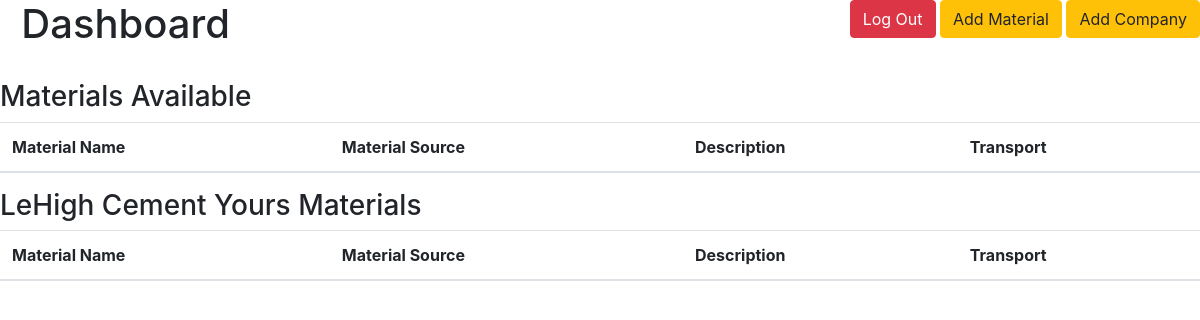
The app's page /dashboard_map (signed in), older data.
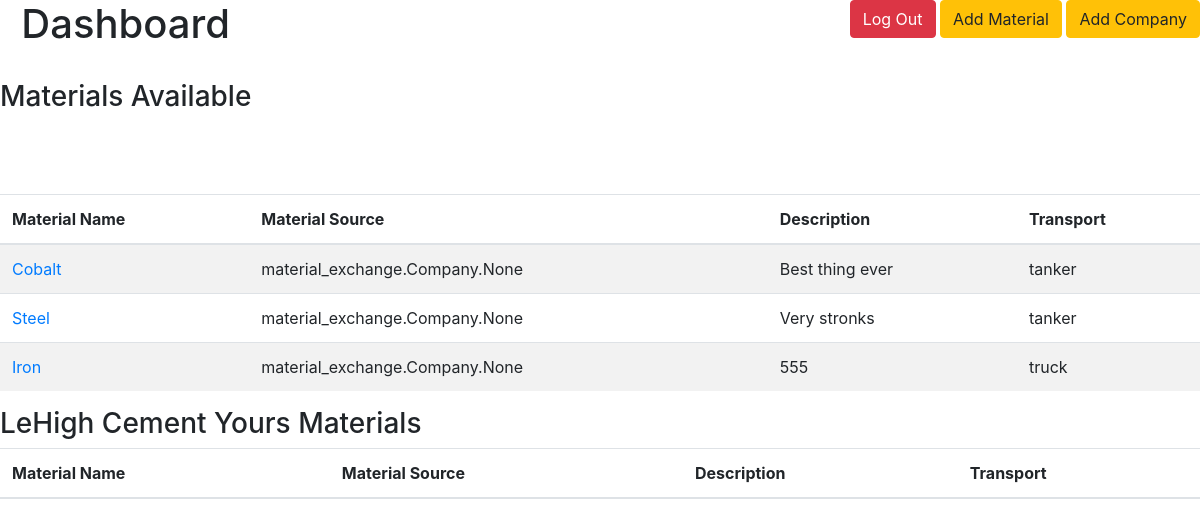
The same page, newer data.
### material_exchange/models.py (models this page shows)
class Industrial_Material(models.Model):
    material_name=models.CharField(max_length=255)
    material_source=models.ManyToManyField(Company, related_name="material_connection", blank=True, null=True)
    description=models.CharField(max_length=255)
    transport_method=models.CharField(max_length=255)
    created_at=models.DateTimeField(auto_now_add=True)
    updated_at=models.DateTimeField(auto_now=True)
    objects=CompanyManager()

### material_exchange/views.py (the view)
# urls.py: path("dashboard_map", views.dashboard_map),
def dashboard_map(request):
    if 'user_id' not in request.session:
        return redirect("/")
    all_materials = Industrial_Material.objects.all()
    context = {
        "all_materials" : all_materials
    }
    return render(request,"dashboard_map.html", context)

### material_exchange/templates/dashboard_map.html (shortened to what this page needs)
<!doctype html>
<html lang="en">
  <head>
    {% load static %}
    <link rel="stylesheet" type="text/css" href="{% static '/bootstrap.css' %}">
    <link rel="stylesheet" type="text/css" href="{% static '/style.css' %}">
    </head>
    <body>
        <div class= "float-right">
            <a class="btn btn-danger" href='/process_logout'>Log Out</a>
            <a class="btn btn-warning" href='/new_material'>Add Material</a>
            <a class="btn btn-warning" href='/new_company'>Add Company</a>
        </div>
        <h1>{{request.user.name}} &nbsp; Dashboard</h1><br>
        <h3>Materials Available</h3>
            <table class="table table-striped">
                <thead>
                <tr>
                    <th scope="col">Material Name</th>
                    <th scope="col">Material Source</th>
                    <th scope="col">Description</th>
                    <th scope="col">Transport</th>
                </tr>
                </thead>
            <tbody>
                {% for industrial_material in all_materials %}
                <tr>
                    <td><a href="/material_info/{{industrial_material.id}}">{{industrial_material.material_name}}</a></td>
                    <td>{{industrial_material.material_source}}</td>
                    <td>{{industrial_material.description}}</td>
                    <td>{{industrial_material.transport_method}}</td><br>
                </tr>
                {% endfor %}
                </tbody>
            </table>
            <div class="dashboard_container">
                <h3>{{request.session.name}} Yours Materials</h3>
                <table class="table table-striped">
                    <thead>
                    <tr>
                        <th scope="col">Material Name</th>
                        <th scope="col">Material Source</th>
                        <th scope="col">Description</th>
                        <th scope="col">Transport</th>
                    </tr>
                    </thead>
                </table>
        </div>
  </body>
</html>

Row changes from the older to the newer data that the page shows:
added Industrial_Material: material_name "Cobalt", material_source "material_exchange.Company.None", description "Best thing ever", transport_method "tanker"
added Industrial_Material: material_name "Steel", material_source "material_exchange.Company.None", description "Very stronks", transport_method "tanker"
added Industrial_Material: material_name "Iron", material_source "material_exchange.Company.None", description "555", transport_method "truck"
